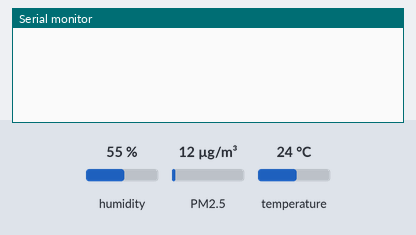
Bench run of a sketch on a simulated Arduino Uno, built with avr-gcc and run on an emulated ATmega328P. On the bench: the last lines printed to the serial monitor. Wiring (inferred from the names in the program): dust sensor: data pin 8. Inputs (shaded band) come from the test bench; at power-on: humidity 55 %, PM2.5 12 µg/m³, temperature 24 °C.

Above: at 1.2 s.
1.3 s: humidity set to 22 %
At 3.3 s:
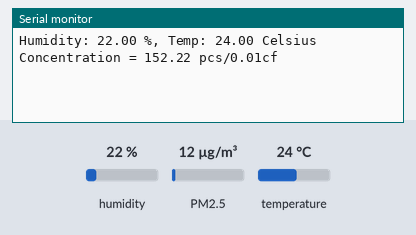
3.9 s: PM2.5 set to 6 µg/m³
At 4.56 s:
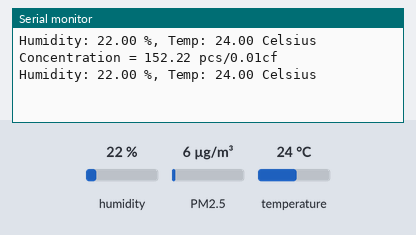
5.4 s: temperature set to 12 °C
At 6.76 s:
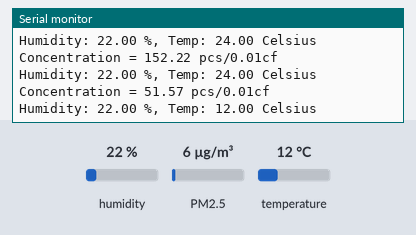
6.9 s: PM2.5 set to 75 µg/m³
At 6.9 s:
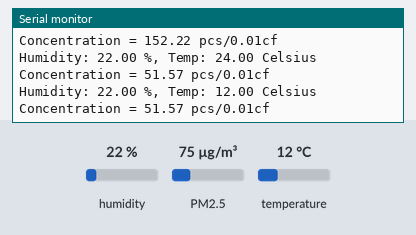
8.4 s: humidity set to 40 %
At 9.5 s:
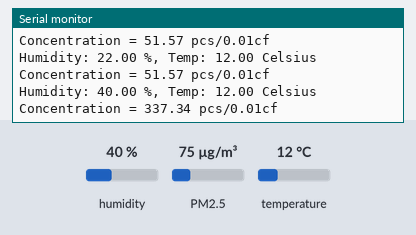
Timing chart, 0 to 10.9 s (numbered marks = the images above; inputs shaded):
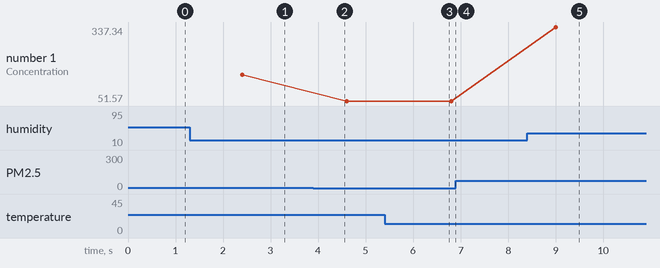

The sketch:

Dust_Temp.ino
```cpp
int pin = 8;
unsigned long duration;
unsigned long starttime;
unsigned long sampletime_ms = 2000;
unsigned long lowpulseoccupancy = 0;
float ratio = 0;
float concentration = 0;


/* How to use the DHT-22 sensor with Arduino uno
   Temperature and humidity sensor
*/

//Libraries
#include <DHT.h>

//Constants
#define DHTPIN 7     // what pin we're connected to
#define DHTTYPE DHT22   // DHT 22  (AM2302)
DHT dht(DHTPIN, DHTTYPE); //// Initialize DHT sensor for normal 16mhz Arduino

//Variables
int chk;
float hum;  //Stores humidity value
float temp; //Stores temperature valu


void setup() {
  Serial.begin(9600);
  dustsetup();
  tempsetup();


}

void loop() {
  dustloop();
  temploop();
}


void dustsetup(){
  pinMode(8,INPUT);
  starttime = millis();

}


void dustloop(){
  duration = pulseIn(pin, LOW);
  lowpulseoccupancy = lowpulseoccupancy+duration;
  if ((millis()-starttime) >= sampletime_ms) //if the sampel time = = 30s
  {
    ratio = lowpulseoccupancy/(sampletime_ms*10.0);
    concentration = 1.1*pow(ratio,3)-3.8*pow(ratio,2)+520*ratio+0.62;
    Serial.print("Concentration = ");
    Serial.print(concentration);
    Serial.println(" pcs/0.01cf");
    Serial.println("\n");
    lowpulseoccupancy = 0;
    starttime = millis();
  }

}


void tempsetup()
{
  dht.begin();
}


void temploop()
{
    delay(2000);
    //Read data and store it to variables hum and temp
    hum = dht.readHumidity();
    temp= dht.readTemperature();
    //Print temp and humidity values to serial monitor
    Serial.print("Humidity: ");
    Serial.print(hum);
    Serial.print(" %, Temp: ");
    Serial.print(temp);
    Serial.println(" Celsius");

}
```

Measured:
- after the input at 1.3 s, the serial monitor: prints a new line after 0.91 s (image 1)
- after the input at 5.4 s, the serial monitor: prints a new line after 1.2 s (image 3)
- after the input at 8.4 s, the serial monitor: prints a new line after 0.41 s (image 5)
- plotted number 1: 152.22 → 51.57 after the input at 3.9 s
